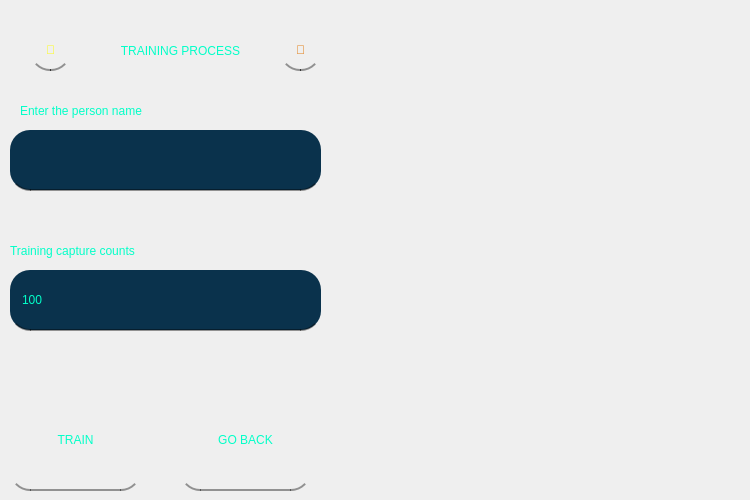
    <widget class="QWidget" name="tab_5">
     <attribute name="title">
      <string>Training</string>
     </attribute>
     <widget class="QLabel" name="label_5">
      <property name="geometry">
       <rect>
        <x>340</x>
        <y>0</y>
        <width>401</width>
        <height>481</height>
       </rect>
      </property>
      <property name="text">
       <string/>
      </property>
      <property name="pixmap">
       <pixmap>88060Learn-Facial-Recognition-scaled.jpg</pixmap>
      </property>
      <property name="scaledContents">
       <bool>true</bool>
      </property>
      <property name="alignment">
       <set>Qt::AlignCenter</set>
      </property>
     </widget>
     <widget class="QLabel" name="label_6">
      <property name="geometry">
       <rect>
        <x>0</x>
        <y>20</y>
        <width>361</width>
        <height>61</height>
       </rect>
      </property>
      <property name="styleSheet">
       <string notr="true">color: rgb(2, 255, 200);
font: 11pt &quot;Terminal&quot;;
background-color: rgba(255, 255, 255, 0);</string>
      </property>
      <property name="text">
       <string>TRAINING PROCESS</string>
      </property>
      <property name="alignment">
       <set>Qt::AlignCenter</set>
      </property>
      <property name="wordWrap">
       <bool>true</bool>
      </property>
     </widget>
     <widget class="QLineEdit" name="traineeName">
      <property name="geometry">
       <rect>
        <x>10</x>
        <y>130</y>
        <width>311</width>
        <height>61</height>
       </rect>
      </property>
      <property name="styleSheet">
       <string notr="true">QLineEdit#traineeName{
	background-color: rgb(10, 50, 76);
	border-radius:20px;
	border-bottom:2px solid rgba(0,0,0,100);
	padding:10px;
	font: 11pt &quot;Terminal&quot;;
	color: rgb(2, 255, 200);
}

QLineEdit#traineeName:hover{
	background-color: rgb(10, 60, 76);
	color: rgb(20, 255, 200);
}</string>
      </property>
      <property name="echoMode">
       <enum>QLineEdit::Normal</enum>
      </property>
     </widget>
     <widget class="QLabel" name="label_7">
      <property name="geometry">
       <rect>
        <x>20</x>
        <y>80</y>
        <width>361</width>
        <height>61</height>
       </rect>
      </property>
      <property name="styleSheet">
       <string notr="true">color: rgb(2, 255, 200);
font: 11pt &quot;Terminal&quot;;
background-color: rgba(255, 255, 255, 0);</string>
      </property>
      <property name="text">
       <string>Enter the person name</string>
      </property>
      <property name="wordWrap">
       <bool>true</bool>
      </property>
     </widget>
     <widget class="QLabel" name="label_8">
      <property name="geometry">
       <rect>
        <x>10</x>
        <y>220</y>
        <width>361</width>
        <height>61</height>
       </rect>
      </property>
      <property name="styleSheet">
       <string notr="true">color: rgb(2, 255, 200);
font: 11pt &quot;Terminal&quot;;
background-color: rgba(255, 255, 255, 0);</string>
      </property>
      <property name="text">
       <string>Training capture counts</string>
      </property>
      <property name="wordWrap">
       <bool>true</bool>
      </property>
     </widget>
     <widget class="QLineEdit" name="trainingCount">
      <property name="geometry">
       <rect>
        <x>10</x>
        <y>270</y>
        <width>311</width>
        <height>61</height>
       </rect>
      </property>
      <property name="styleSheet">
       <string notr="true">QLineEdit#trainingCount{
	background-color: rgb(10, 50, 76);
	border-radius:20px;
	border-bottom:2px solid rgba(0,0,0,100);
	padding:10px;
	font: 11pt &quot;Terminal&quot;;
	color: rgb(2, 255, 200);
}

QLineEdit#trainingCount:hover{
	background-color: rgb(10, 60, 76);
	color: rgb(20, 255, 200);
}</string>
      </property>
      <property name="text">
       <string>100</string>
      </property>
      <property name="echoMode">
       <enum>QLineEdit::Normal</enum>
      </property>
     </widget>
     <widget class="QPushButton" name="TRAININGBUTTON">
      <property name="geometry">
       <rect>
        <x>10</x>
        <y>390</y>
        <width>131</width>
        <height>101</height>
       </rect>
      </property>
      <property name="styleSheet">
       <string notr="true">QPushButton#TRAININGBUTTON{
	border-radius:20px;
	border-bottom:2px solid rgba(0,0,0,100);
	color: rgb(2, 255, 200);
	font: 11pt &quot;Terminal&quot;;
	padding:10px;
}

QPushButton#TRAININGBUTTON:hover{
	color: rgb(2, 255, 200);
	background-color: rgb(10, 80, 76);
}</string>
      </property>
      <property name="text">
       <string>TRAIN</string>
      </property>
     </widget>
     <widget class="QPushButton" name="TRAININGBACKBUTTON">
      <property name="geometry">
       <rect>
        <x>180</x>
        <y>390</y>
        <width>131</width>
        <height>101</height>
       </rect>
      </property>
      <property name="whatsThis">
       <string>Turn Off Alarm</string>
      </property>
      <property name="styleSheet">
       <string notr="true">QPushButton#TRAININGBACKBUTTON{
	border-radius:20px;
	border-bottom:2px solid rgba(0,0,0,100);
	color: rgb(2, 255, 200);
	font: 11pt &quot;Terminal&quot;;
	padding:10px;
}

QPushButton#TRAININGBACKBUTTON:hover{
	color: rgb(2, 255, 200);
	background-color: rgb(10, 80, 76);
}</string>
      </property>
      <property name="text">
       <string>GO BACK</string>
      </property>
     </widget>
     <widget class="QPushButton" name="pushButton">
      <property name="geometry">
       <rect>
        <x>30</x>
        <y>30</y>
        <width>41</width>
        <height>41</height>
       </rect>
      </property>
      <property name="mouseTracking">
       <bool>true</bool>
      </property>
      <property name="toolTip">
       <string>Alarm Off</string>
      </property>
      <property name="statusTip">
       <string/>
      </property>
      <property name="whatsThis">
       <string/>
      </property>
      <property name="accessibleName">
       <string/>
      </property>
      <property name="accessibleDescription">
       <string/>
      </property>
      <property name="autoFillBackground">
       <bool>false</bool>
      </property>
      <property name="styleSheet">
       <string notr="true">QPushButton#pushButton{
	border-radius:20px;
	border-bottom:2px solid rgba(0,0,0,100);
	color: rgb(255, 255, 0);
	font: 10pt &quot;Terminal&quot;;
	padding:10px;
}

QPushButton#pushButton:hover{
	color: rgb(255, 255, 20);
	background-color: rgb(255, 0, 76);

}</string>
      </property>
      <property name="text">
       <string>🔕</string>
      </property>
      <property name="checkable">
       <bool>false</bool>
      </property>
      <property name="default">
       <bool>false</bool>
      </property>
      <property name="flat">
       <bool>false</bool>
      </property>
     </widget>
     <widget class="QPushButton" name="pushButton_2">
      <property name="geometry">
       <rect>
        <x>280</x>
        <y>30</y>
        <width>41</width>
        <height>41</height>
       </rect>
      </property>
      <property name="mouseTracking">
       <bool>true</bool>
      </property>
      <property name="toolTip">
       <string>Manual Attendance</string>
      </property>
      <property name="autoFillBackground">
       <bool>false</bool>
      </property>
      <property name="styleSheet">
       <string notr="true">QPushButton#pushButton_2{
	color: rgb(102, 0, 204);
	border-radius:20px;
	border-bottom:2px solid rgba(0,0,0,100);
	color: rgb(255rgb(183, 0, 255)rgb(170, 0, 255), 255, 0);
	color: rgb(225, 115, 0);
	font: 10pt &quot;Terminal&quot;;
	padding:10px;
}

QPushButton#pushButton_2:hover{
	color: rgb(34, 255, 20);
	background-color: rgb(0, 145, 255);
}</string>
      </property>
      <property name="text">
       <string>📝</string>
      </property>
      <property name="default">
       <bool>false</bool>
      </property>
      <property name="flat">
       <bool>false</bool>
      </property>
     </widget>
    </widget>
